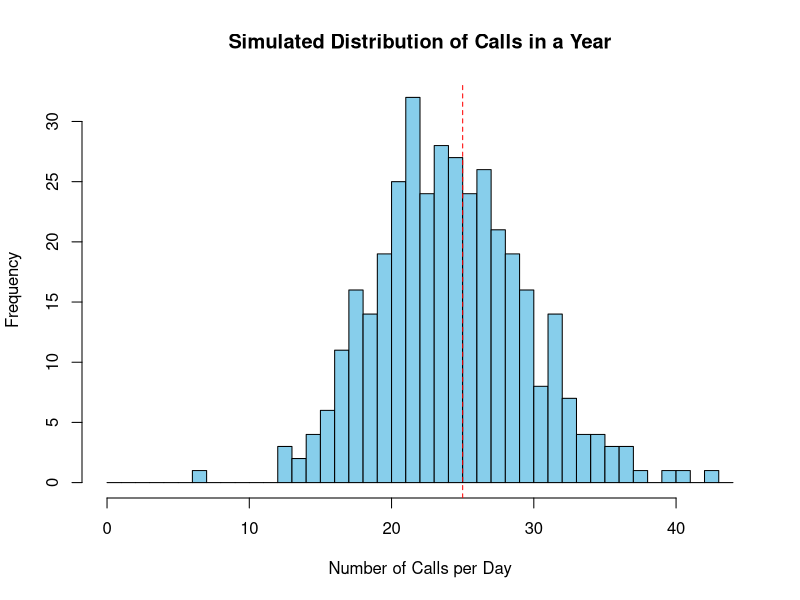

Write R code to recreate this figure.
# Set the parameters
average_calls_per_day <- 25
days_in_year <- 365

# Simulate the data using a Poisson distribution
simulated_calls <- rpois(days_in_year, lambda = average_calls_per_day)

# Create a histogram
hist(simulated_calls, breaks = seq(0, max(simulated_calls) + 1, by = 1),
     col = "skyblue", xlab = "Number of Calls per Day", ylab = "Frequency",
     main = "Simulated Distribution of Calls in a Year")

# Add a vertical line at the average number of calls
abline(v = average_calls_per_day, col = "red", lty = 2)
